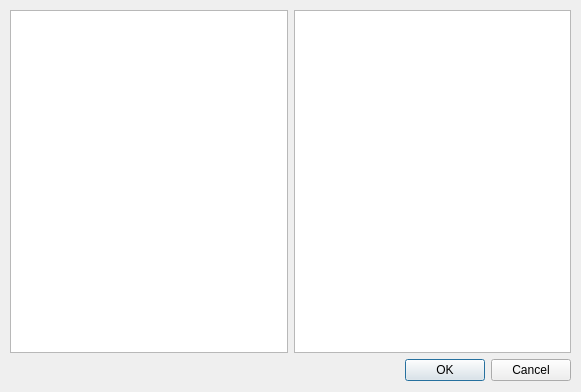
<?xml version="1.0" encoding="UTF-8"?>
<ui version="4.0">
 <class>DlgNative</class>
 <widget class="QDialog" name="DlgNative">
  <property name="geometry">
   <rect>
    <x>0</x>
    <y>0</y>
    <width>581</width>
    <height>392</height>
   </rect>
  </property>
  <property name="windowTitle">
   <string>Dialog</string>
  </property>
  <widget class="QWidget" name="verticalLayoutWidget">
   <property name="geometry">
    <rect>
     <x>10</x>
     <y>10</y>
     <width>561</width>
     <height>371</height>
    </rect>
   </property>
   <layout class="QVBoxLayout" name="verticalLayout">
    <property name="sizeConstraint">
     <enum>QLayout::SetDefaultConstraint</enum>
    </property>
    <item>
     <layout class="QHBoxLayout" name="horizontalLayout_2">
      <item>
       <widget class="QListWidget" name="listWidget"/>
      </item>
      <item>
       <widget class="QTextEdit" name="textEdit">
        <property name="readOnly">
         <bool>true</bool>
        </property>
       </widget>
      </item>
     </layout>
    </item>
    <item>
     <widget class="QDialogButtonBox" name="buttonBox">
      <property name="orientation">
       <enum>Qt::Horizontal</enum>
      </property>
      <property name="standardButtons">
       <set>QDialogButtonBox::Cancel|QDialogButtonBox::Ok</set>
      </property>
     </widget>
    </item>
   </layout>
  </widget>
 </widget>
 <resources/>
 <connections>
  <connection>
   <sender>buttonBox</sender>
   <signal>accepted()</signal>
   <receiver>DlgNative</receiver>
   <slot>accept()</slot>
   <hints>
    <hint type="sourcelabel">
     <x>248</x>
     <y>254</y>
    </hint>
    <hint type="destinationlabel">
     <x>157</x>
     <y>274</y>
    </hint>
   </hints>
  </connection>
  <connection>
   <sender>buttonBox</sender>
   <signal>rejected()</signal>
   <receiver>DlgNative</receiver>
   <slot>reject()</slot>
   <hints>
    <hint type="sourcelabel">
     <x>316</x>
     <y>260</y>
    </hint>
    <hint type="destinationlabel">
     <x>286</x>
     <y>274</y>
    </hint>
   </hints>
  </connection>
 </connections>
</ui>
